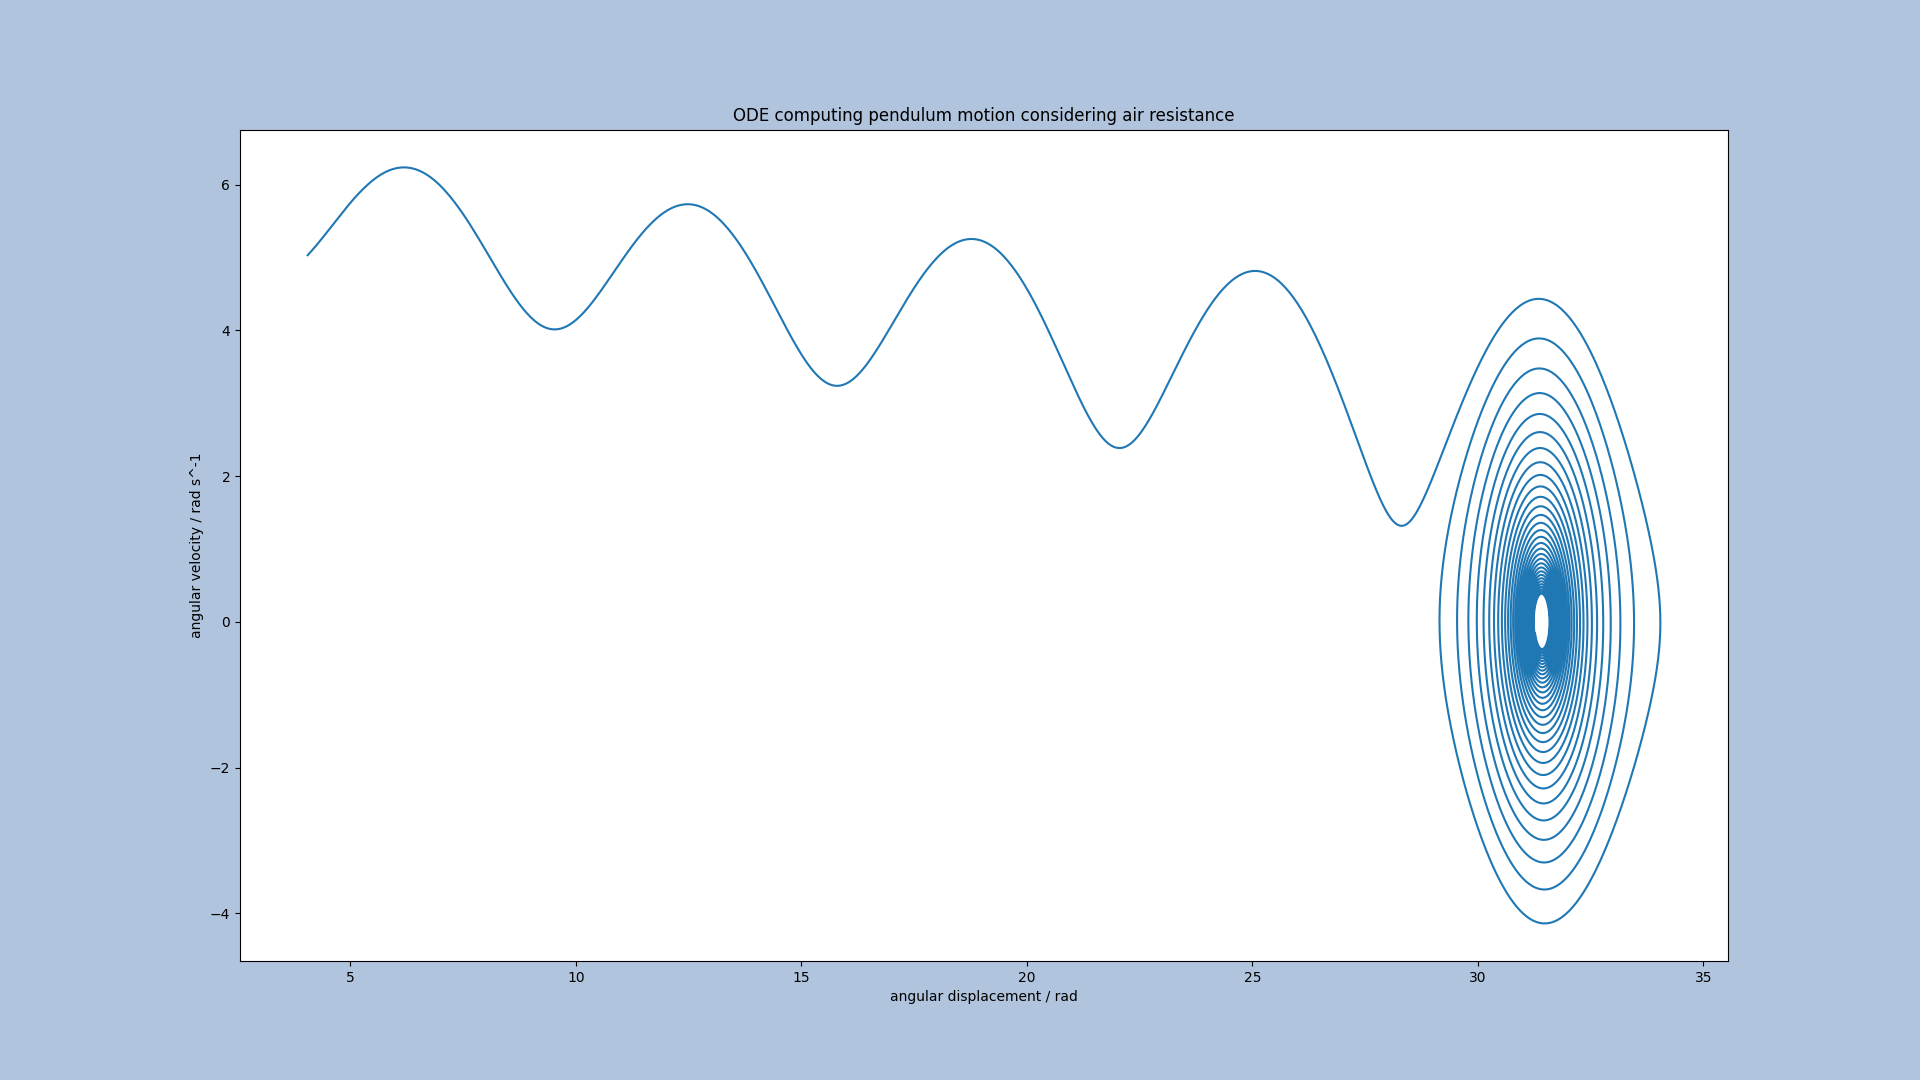

Generate this figure with Python:
#Credit to 3blue1brown!!
import numpy as np
import matplotlib.pyplot as plt
import sys

#Constants
g = 9.8
L = 2
mu = 0.1
x = []
y = []

#Defining the ODE
def get_theta_double_dot(theta, theta_dot):
    return -mu * theta_dot - (g/L) * np.sin(theta)

def theta(t):
    theta = theta_0
    theta_dot = theta_dot_0
    delta_t = 0.01
    z = 0
    for time in range(0, int(t / delta_t)):
        theta_double_dot = get_theta_double_dot(theta, theta_dot)
        theta += theta_dot * delta_t
        x.append(theta)
        theta_dot += theta_double_dot * delta_t
        y.append(theta_dot)
        z+=1
    return theta

theta_0 = int(input("Please enter the inital angular displacement (rad): "))
theta_dot_0 = int(input("Please enter the intial angular velocity (rad s^-1): "))

theta(100)
fig, ax = plt.subplots(figsize=(19.2,10.8))
ax.plot(x, y)
ax.set_xlabel('angular displacement / rad')
ax.set_ylabel('angular velocity / rad s^-1')
ax.set_title('ODE computing pendulum motion considering air resistance')
fig.set_facecolor('lightsteelblue')
plt.savefig('pendulum.png')
